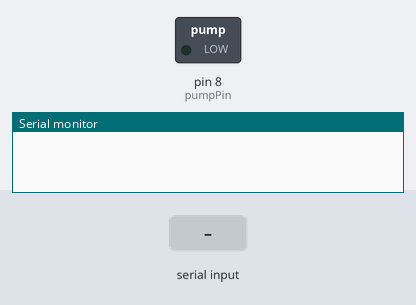
Simulated run of this sketch. Board: Arduino Uno, built with avr-gcc and run on an emulated ATmega328P. On the bench: switched loads named in the sketch (green lamp = pin HIGH), the last lines printed to the serial monitor. Inputs (shaded band) come from the test bench.

Above: at 1.2 s.
1.3 s: "1" received over the second serial link
At 2.4 s:
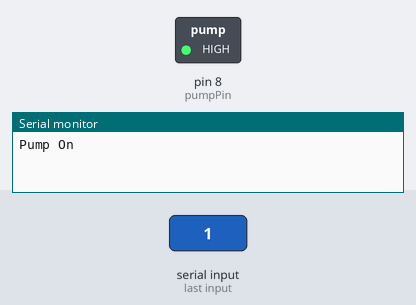
2.8 s: "0" received over the second serial link
At 3.5 s:
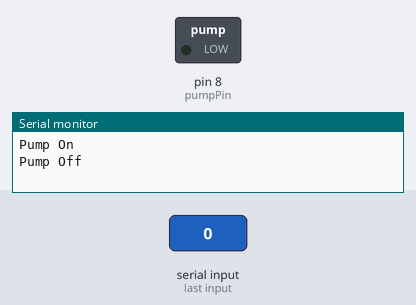
Timing chart, 0 to 5.8 s (numbered marks = the images above; inputs shaded):
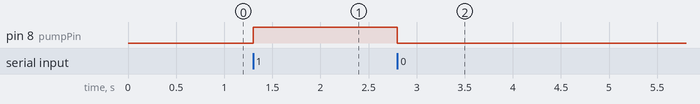

Measured:
- after the input at 1.3 s, pin 8 (pumpPin): LOW → HIGH at once
- after the input at 2.8 s, pin 8 (pumpPin): HIGH → LOW at once

The sketch:

eeg_control.ino
```cpp
#include <SoftwareSerial.h>

SoftwareSerial BTSerial(10, 11); // RX | TX

const int pumpPin = 8;

void setup() {
  pinMode(pumpPin, OUTPUT);
  BTSerial.begin(9600);
  Serial.begin(9600);
}

void loop() {
  if (BTSerial.available()) {
    char command = BTSerial.read();
    if (command == '1') {
      digitalWrite(pumpPin, HIGH); // Hava pompala
      Serial.println("Pump On");
    } else if (command == '0') {
      digitalWrite(pumpPin, LOW); // Hava pompalamayı durdur
      Serial.println("Pump Off");
    }
  }
}
```
